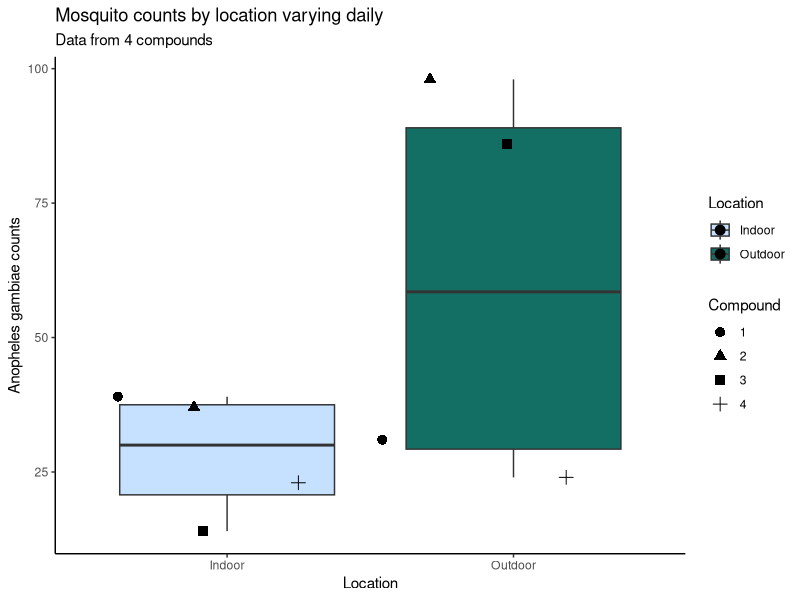
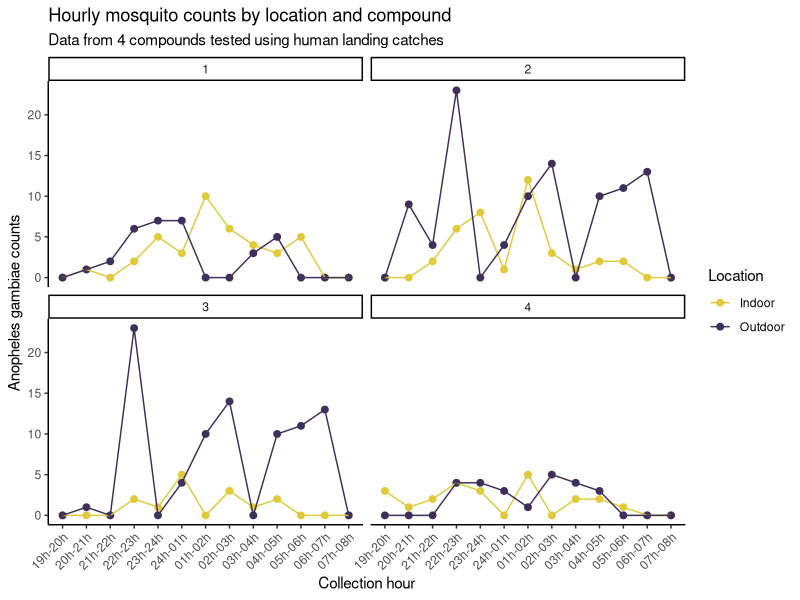

R code for these plots, in order:
## Libraries
library(tidyverse)

## Download example data

## Load example data
mosquito_data  <- read_csv("01_data-vis/data/mosq_mock.csv")

#' Challenge 3: Create ggplot2 visualizations of the mosquito_data dataset
#'   * Are their any interesting patterns in individual variables/columns?
#'   * How can we use the aes() function to view multiple variables in a single plot?
#'   * Are there any additional geometries that may be useful for visualizing this dataset?

#' CHALLENGE 1 Create a figure showing how the Anopheles gambiae total counts vary each day and by location
#' CHALLENGE 2 Create a figure showing the hourly Anopheles gambiae total counts each hour

#' An answer to challenge 1
#' Some rearrangement of the data is used here to summarise the daily mosquito counts
library(dplyr)
day_mosq = mosquito_data %>% 
  group_by(Compound.ID,Location) %>%
  summarize(Ag.fed = sum(Ag.fed,na.rm=T),
            tot.gamb = sum(tot.gamb,na.rm=T)) 

#' And then we can consider any differences in mosquito location?
day_mosq$Compound = as.character(day_mosq$Compound.ID)
ggplot(data = day_mosq, aes(x = Location, y = tot.gamb, fill = Location)) +
  geom_boxplot() +
  geom_point(aes(shape = Compound), 
             position=position_jitterdodge(), size = 3) +
  scale_fill_manual(values = c("#C6E0FF", "#136F63")) +
  labs(title = "Mosquito counts by location varying daily",
       subtitle = "Data from 4 compounds",
       x = "Location",
       y = "Anopheles gambiae counts",
       fill = "Location") +
  theme_classic()

#' An answer to challenge 2
#' Some added information is required first to ensure the hours are read 
#' overnight as they were sampled
#' List hours of the night in an order
# 
# mosquito_data$hours_ordered = ifelse(mosquito_data$hour == unique(mosquito_data$hour)[1],1,
#                                ifelse(mosquito_data$hour == unique(mosquito_data$hour)[2],2,
#                                       ifelse(mosquito_data$hour == unique(mosquito_data$hour)[3],3,
#                                              ifelse(mosquito_data$hour == unique(mosquito_data$hour)[4],4,
#                                                     ifelse(mosquito_data$hour == unique(mosquito_data$hour)[5],5,
#                                                            ifelse(mosquito_data$hour == unique(mosquito_data$hour)[6],6,
#                                                                   ifelse(mosquito_data$hour == unique(mosquito_data$hour)[7],7,
#                                                                          ifelse(mosquito_data$hour == unique(mosquito_data$hour)[8],8,
#                                                                                 ifelse(mosquito_data$hour == unique(mosquito_data$hour)[9],9,
#                                                                                        ifelse(mosquito_data$hour == unique(mosquito_data$hour)[10],10,
#                                                                                               ifelse(mosquito_data$hour == unique(mosquito_data$hour)[11],11,
#                                                                                                      ifelse(mosquito_data$hour == unique(mosquito_data$hour)[12],12,13))))))))))))
# 
# Update csv so that this field is included
# write_csv(mosquito_data, "01_data-vis/data/mosq_mock.csv")

#' Create a custom color scale
library(RColorBrewer)
myColors <- c("#E0CA3C", "#3E2F5B")
names(myColors) <- levels(mosquito_data$Location)
colScale <- scale_colour_manual(name = "Location",values = myColors)

#' And plot the mosquito counts per hour
ggplot(data = mosquito_data, aes(x = hours_ordered, y = tot.gamb, color = Location)) +
  geom_point(size = 2) + colScale +
  geom_line() +
  facet_wrap(~ Compound.ID) +
  labs(title = "Hourly mosquito counts by location and compound",
       subtitle = "Data from 4 compounds tested using human landing catches",
       x = "Location",
       y = "Anopheles gambiae counts",
       fill = "location") +
  scale_x_discrete(name ="Collection hour", limits=unique(mosquito_data$hour), guide = guide_axis(angle = 45)) +
  theme_classic()

